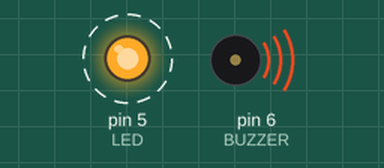
Simulated run of this sketch. Board: Arduino Uno, built with avr-gcc and run on an emulated ATmega328P. Parts: output pins drawn as LEDs (lit = HIGH), buzzer (waves = sounding). Dashed ring = blinking.

Above: at 0.2 s.
At 1.2 s:
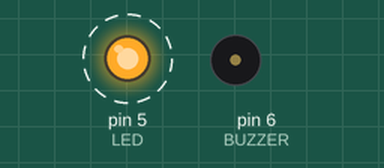
Timing chart, 0 to 6.5 s (numbered marks = the images above):
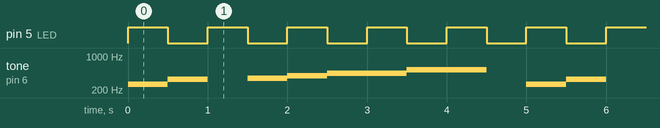

The sketch:

hw3-2_1.ino
```cpp
#define LED 5
#define BUZZER 6
enum { REST=0, DO=262, RE=294, MI=330, FA=349, SOL=392, LA=440, SHI=494, DO2=523 };
int Num = 9;
int Frequency[] = { DO, RE, MI, REST, FA, SOL, LA, SHI, DO2 };
int Delay[] = { 500, 0, 500, 500, 500, 500, 1000, 0, 500 };

void setup() {
  // put your setup code here, to run once:
  pinMode(LED,OUTPUT);
  pinMode(BUZZER,OUTPUT);
}

void loop() {
  digitalWrite(LED,HIGH);
  tone(BUZZER, Frequency[0]);
  delay(500);
  digitalWrite(LED,LOW);
  tone(BUZZER, Frequency[1]);
  delay(0);
  tone(BUZZER, Frequency[2]);
  delay(500);
  tone(BUZZER, Frequency[3]);
  digitalWrite(LED,HIGH);
  delay(500);
  tone(BUZZER, Frequency[4]);
  digitalWrite(LED,LOW);
  delay(500);
  digitalWrite(LED,HIGH);
  tone(BUZZER, Frequency[5]);
  delay(500);
  digitalWrite(LED,LOW);
  tone(BUZZER, Frequency[6]);
  delay(500);
  digitalWrite(LED,HIGH);
  delay(500);
  tone(BUZZER, Frequency[7]);
  delay(0);
  digitalWrite(LED,LOW);
  tone(BUZZER, Frequency[8]);
  delay(500);
  digitalWrite(LED,HIGH);
  delay(500);
  digitalWrite(LED,LOW);
  noTone(BUZZER);
  delay(500);
}
```

Measured:
- by itself, pin 5 (LED): alternates HIGH for 0.50 s and LOW for 0.50 s
- by itself, tone on pin 6 (BUZZER): repeats every 5.0 s: 330 Hz 0.50 s, silent 0.50 s, 349 Hz 0.50 s, 392 Hz 0.50 s, 440 Hz 1.0 s, 523 Hz 1.0 s, silent 0.50 s, 262 Hz 0.50 s
